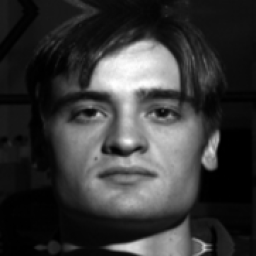
#> input picture dataset/aligned/person_01/yaleB17_P00A-015E+20.png, 256 x 256 px; its folder holds only this picture in this run
$ python noise_removal.py
#> lines starting #> are read from the running program, lines starting #| are printed output that depends on the picture
import os
import glob
import cv2
import numpy as np
from skimage.metrics import peak_signal_noise_ratio as psnr
from skimage.metrics import structural_similarity as ssim

# 1. Adım: 1. kişinin ürettiği ANA KLASÖRÜN yolunu buraya yaz
INPUT_FOLDER = r'C:\Users\enes\Documents\GitHub\face-image-enhancement\dataset\aligned'

# İstersen işlenen temiz görselleri kaydedeceğin klasör yolu:
OUTPUT_FOLDER = r'C:\Users\enes\Documents\GitHub\face-image-enhancement\dataset\denoised'
os.makedirs(OUTPUT_FOLDER, exist_ok=True)

# Klasör ve tüm alt klasörlerdeki görselleri topla
extensions = ('*.jpg', '*.jpeg', '*.png', '*.bmp', '*.pgm')
image_paths = []
for ext in extensions:
    image_paths.extend(glob.glob(os.path.join(INPUT_FOLDER, '**', ext), recursive=True))
#> pass 2 of the loop `for ext in extensions:`:

print(f"Toplam bulunan fotoğraf sayısı: {len(image_paths)}")

if len(image_paths) == 0:
    print("Hata: Belirtilen klasörde veya alt klasörlerinde hiç fotoğraf bulunamadı! Yolu kontrol et.")
else:
    # Tüm fotoğraflar için skorları biriktireceğimiz listeler
    scores = {
        "Gaussian": {"psnr": [], "ssim": []},
        "Bilateral": {"psnr": [], "ssim": []},
        "NL_Means": {"psnr": [], "ssim": []},
        "Median_SP": {"psnr": [], "ssim": []},
    }

    for idx, img_path in enumerate(image_paths):
        original_image = cv2.imread(img_path, cv2.IMREAD_GRAYSCALE)
#> original_image is the input picture: shape (256, 256); min 0, max 254, mean 55.4

        # Bozuk veya okunamayan dosya varsa kodu durdurmadan atla
        if original_image is None:
            print(f"[Atlandı] Okunamadı: {img_path}")
            continue

        original_image = cv2.resize(original_image, (256, 256))

        # 2. Adım: Yapay Gürültü Ekleme
        row, col = original_image.shape
#> row = 256; col = 256
        gauss = np.random.normal(0, 15, (row, col)).astype(np.float32)
        gaussian_noisy = np.clip(original_image.astype(np.float32) + gauss, 0, 255).astype(np.uint8)
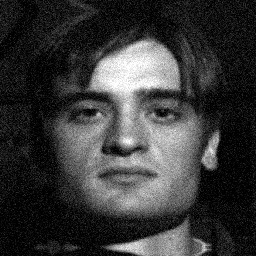
#> gaussian_noisy: shape (256, 256); min 0, max 255, mean 56.2

        salt_pepper_noisy = original_image.copy()
        num_salt = np.ceil(0.02 * original_image.size * 0.5)
#> num_salt = 656
        coords_salt = [np.random.randint(0, i - 1, int(num_salt)) for i in original_image.shape]
        salt_pepper_noisy[tuple(coords_salt)] = 255

        num_pepper = np.ceil(0.02 * original_image.size * 0.5)
#> num_pepper = 656
        coords_pepper = [np.random.randint(0, i - 1, int(num_pepper)) for i in original_image.shape]
        salt_pepper_noisy[tuple(coords_pepper)] = 0
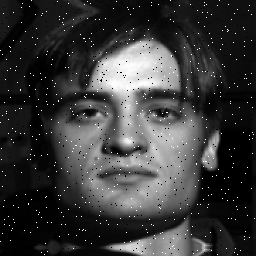
#> salt_pepper_noisy: shape (256, 256); min 0, max 255, mean 56.8

        # 3. Adım: Filtreleri Uygulama
        img_gaussian_filtered = cv2.GaussianBlur(gaussian_noisy, (3, 3), 0)
        img_median_filtered = cv2.medianBlur(salt_pepper_noisy, 3)
        img_bilateral = cv2.bilateralFilter(gaussian_noisy, 5, 50, 50)
        img_nl_means = cv2.fastNlMeansDenoising(gaussian_noisy, None, h=6, templateWindowSize=7, searchWindowSize=21)

        # 4. Adım: Metrikleri Hesapla ve Kaydet
        scores["Gaussian"]["psnr"].append(psnr(original_image, img_gaussian_filtered))
        scores["Gaussian"]["ssim"].append(ssim(original_image, img_gaussian_filtered))

        scores["Bilateral"]["psnr"].append(psnr(original_image, img_bilateral))
        scores["Bilateral"]["ssim"].append(ssim(original_image, img_bilateral))

        scores["NL_Means"]["psnr"].append(psnr(original_image, img_nl_means))
        scores["NL_Means"]["ssim"].append(ssim(original_image, img_nl_means))

        scores["Median_SP"]["psnr"].append(psnr(original_image, img_median_filtered))
        scores["Median_SP"]["ssim"].append(ssim(original_image, img_median_filtered))

        # İşlenen görseli (örneğin Bilateral çıktısını) kaydet
        base_name = os.path.basename(img_path)
        save_path = os.path.join(OUTPUT_FOLDER, f"denoised_{idx}_{base_name}")
        cv2.imwrite(save_path, img_bilateral)
#> pass 2 of the loop `for idx, img_path in enumerate(image_paths):`:
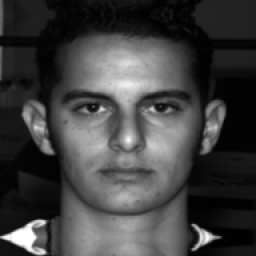
#> input picture dataset/aligned/person_02/yaleB23_P00A+000E+00.png, 256 x 256 px
#> original_image is the input picture: shape (256, 256); min 0, max 255, mean 64.5
#> `gaussian_noisy = np.clip(original_image.astype(np.float32) + gauss, 0,..`:
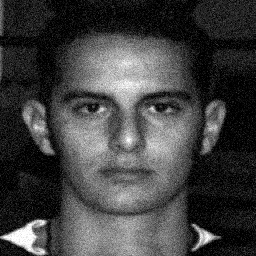
#> gaussian_noisy: shape (256, 256); min 0, max 255, mean 64.9
#> `salt_pepper_noisy[tuple(coords_pepper)] = 0`:
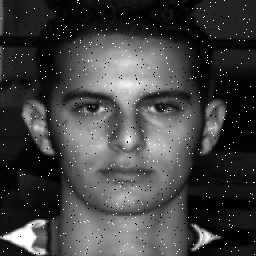
#> salt_pepper_noisy: shape (256, 256); min 0, max 255, mean 65.7

    # 5. Adım: Tüm verisetindeki ortalama skorları yazdır
    print("\n=== TÜM GÖRSELLER İÇİN ORTALAMA SONUÇLAR ===")
    for method, vals in scores.items():
        if len(vals["psnr"]) > 0:
            avg_p = np.mean(vals["psnr"])
            avg_s = np.mean(vals["ssim"])
            print(f"{method:12s} -> Ortalama PSNR: {avg_p:.2f} dB | Ortalama SSIM: {avg_s:.4f}")
